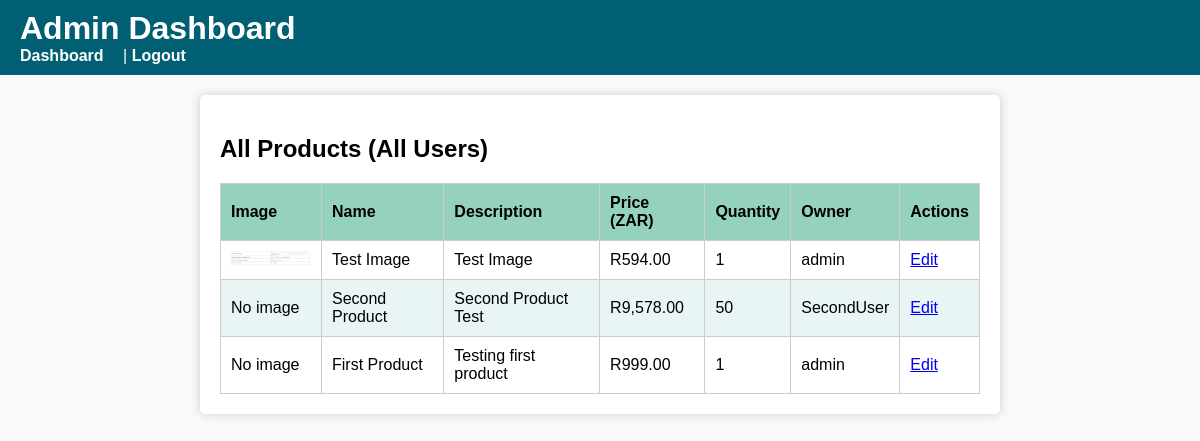
Page /admin_dashboard.php (signed in) on the committed database.
### tables this page shows
CREATE TABLE `products` (
  `product_id` int(11) NOT NULL,
  `name` varchar(100) NOT NULL,
  `description` text NOT NULL,
  `price` decimal(10,2) NOT NULL,
  `quantity` int(11) NOT NULL,
  `user_id` int(11) NOT NULL,
  `Image` varchar(255) NOT NULL
);

CREATE TABLE `users` (
  `user_id` int(11) NOT NULL,
  `username` varchar(50) NOT NULL,
  `email` varchar(100) NOT NULL,
  `password` varchar(255) NOT NULL,
  `role` varchar(20) NOT NULL DEFAULT 'customer'
);

### admin_dashboard.php (the view, shortened to what this page needs)
<?php
require 'config.php';
$sql = "SELECT p.product_id, p.name, p.description, p.price, p.quantity, p.image, u.username
        FROM products p
        LEFT JOIN users u ON p.user_id = u.user_id
        ORDER BY p.product_id DESC";
$result = $conn->query($sql);
?>
<!DOCTYPE html>
<html lang="en">
<head>
    <link rel="stylesheet" href="style.css" />
</head>
<body>
<header>
    <h1>Admin Dashboard</h1>
    <nav>
        <a href="admin_dashboard.php">Dashboard</a> |
        <a href="logout.php">Logout</a>
    </nav>
</header>
<main>
    <h2>All Products (All Users)</h2>
    <?php if ($result && $result->num_rows > 0): ?>
        <table>
            <thead>
                <tr>
                    <th>Image</th>
                    <th>Name</th>
                    <th>Description</th>
                    <th>Price (ZAR)</th>
                    <th>Quantity</th>
                    <th>Owner</th>
                    <th>Actions</th>
                </tr>
            </thead>
            <tbody>
                <?php while ($row = $result->fetch_assoc()): ?>
                <tr>
                    <td>
                        <?php if (!empty($row['image'])): ?>
                            <img src="<?= htmlspecialchars($row['image']) ?>" alt="Product Image" style="max-width: 80px; max-height: 80px;">
                        <?php else: ?>
                            No image
                        <?php endif; ?>
                    </td>
                    <td><?= htmlspecialchars($row['name']) ?></td>
                    <td><?= htmlspecialchars($row['description']) ?></td>
                    <td>R<?= number_format($row['price'], 2) ?></td>
                    <td><?= htmlspecialchars($row['quantity']) ?></td>
                    <td><?= htmlspecialchars($row['username'] ?? 'Unknown') ?></td>
                    <td>
                        <a href="edit_product.php?id=<?= $row['product_id'] ?>">Edit</a>
                    </td>
                </tr>
                <?php endwhile; ?>
            </tbody>
        </table>
    <?php else: ?>
        <p>No products found.</p>
    <?php endif; ?>
</main>
</body>
</html>

### style.css (style rules this page uses)
* { box-sizing: border-box; font-family: Arial, sans-serif; }
body { background: #f9f9f9; margin: 0; padding: 0; }
header { background-color: #005f73; color: #fff; padding: 10px 20px; }
header h1, header h2 { margin: 0; }
nav a { color: #fff; text-decoration: none; margin-right: 15px; font-weight: bold; }
main { padding: 20px; max-width: 800px; margin: auto; background: #fff; box-shadow: 0 0 10px #ccc; border-radius: 5px; margin-top: 20px; }
table { width: 100%; border-collapse: collapse; margin-top: 10px; }
table, th, td { border: 1px solid #ccc; }
th, td { padding: 10px; text-align: left; }
th { background-color: #94d2bd; }
tr:nth-child(even) { background-color: #e9f5f4; }

### rows in the picture
products: Image (picture), name "Test Image", description "Test Image", price "594.00", quantity "1", user.username "admin"
products: Image "No image", name "Second Product", description "Second Product Test", price "9,578.00", quantity "50", user.username "SecondUser"
products: Image "No image", name "First Product", description "Testing first product", price "999.00", quantity "1", user.username "admin"
